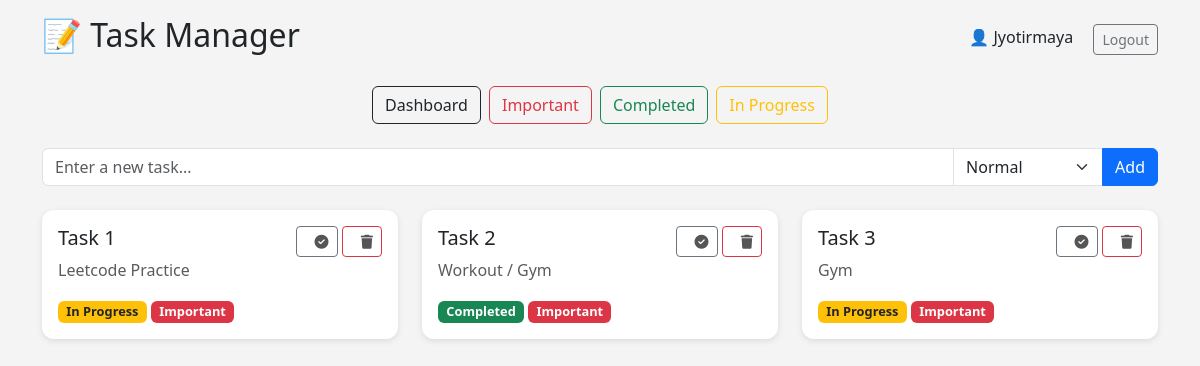
Screenshot of /important (signed in) with the database file from the repository.
### app.py (models this page shows)
class Task(db.Model):
    id = db.Column(db.Integer, primary_key=True)
    content = db.Column(db.String(200), nullable=False)
    is_done = db.Column(db.Boolean, default=False)
    is_important = db.Column(db.Boolean, default=False)
    user_id = db.Column(db.Integer, db.ForeignKey('user.id'))

### app.py (the view)
@app.route('/important')
def important():
    if 'user_id' not in session:
        return redirect('/login')
    tasks = Task.query.filter_by(user_id=session['user_id'], is_important=True).all()
    return render_template('index.html', tasks=tasks, username=session.get('username'))

### templates/index.html (shortened to what this page needs)
<!DOCTYPE html>
<html lang="en">
<head>
  <link href="https://cdn.jsdelivr.net/npm/bootstrap@5.3.0/dist/css/bootstrap.min.css" rel="stylesheet">
</head>
<body>
<div class="container d-flex justify-content-between align-items-center my-3">
  <h2>📝 Task Manager</h2>
  <div class="text-end">
    <span class="me-3">👤 {{ username }}</span>
    <a href="/logout" class="btn btn-sm btn-outline-secondary">Logout</a>
  </div>
</div>
<div class="container my-4">
  <div class="d-flex justify-content-center mb-4">
    <a href="/" class="btn btn-outline-dark mx-1">Dashboard</a>
    <a href="/important" class="btn btn-outline-danger mx-1">Important</a>
    <a href="/completed" class="btn btn-outline-success mx-1">Completed</a>
    <a href="/inprogress" class="btn btn-outline-warning mx-1">In Progress</a>
  </div>
  <form action="/add" method="POST" class="input-group mb-4">
    <input name="task" class="form-control" placeholder="Enter a new task..." required>
    <select name="importance" class="form-select" style="max-width: 150px;">
      <option value="no">Normal</option>
    </select>
    <button class="btn btn-primary">Add</button>
  </form>
  <div class="row row-cols-1 row-cols-md-2 row-cols-lg-3 g-4">
    {% for task in tasks %}
    <div class="col">
      <div class="card p-3">
        <div class="d-flex justify-content-between align-items-start">
          <div>
            <h5>Task {{ loop.index }}</h5>
            <p class="text-muted">{{ task.content }}</p>
            {% if task.is_done %}
              <span class="badge bg-success">Completed</span>
            {% else %}
              <span class="badge bg-warning text-dark">In Progress</span>
            {% endif %}
            {% if task.is_important %}
              <span class="badge bg-danger">Important</span>
            {% endif %}
          </div>
          <div class="task-actions">
            <form action="/toggle/{{ task.id }}" method="POST" style="display:inline;">
              <button class="btn btn-sm btn-outline-secondary" title="Toggle Done">
                <i class="fas fa-check-circle"></i>
              </button>
            </form>
            <a href="/delete/{{ task.id }}" class="btn btn-sm btn-outline-danger" title="Delete Task">
              <i class="fas fa-trash"></i>
            </a>
          </div>
        </div>
      </div>
    </div>
    {% endfor %}
  </div>
</div>
</body>
</html>

### templates/index.html (style rules this page uses)
body { background-color: #f4f4f4; }
.card { border: none; border-radius: 12px; box-shadow: 0 2px 6px rgba(0, 0, 0, 0.1); }
.badge { font-size: 0.8rem; }
.task-actions i { cursor: pointer; margin-left: 10px; color: #555; }

### rows the page displays
Task: content "Leetcode Practice", is_done "In Progress", is_important "Important"
Task: content "Workout / Gym", is_done "Completed", is_important "Important"
Task: content "Gym", is_done "In Progress", is_important "Important"

### other values shown
{{ username }} "Jyotirmaya"
